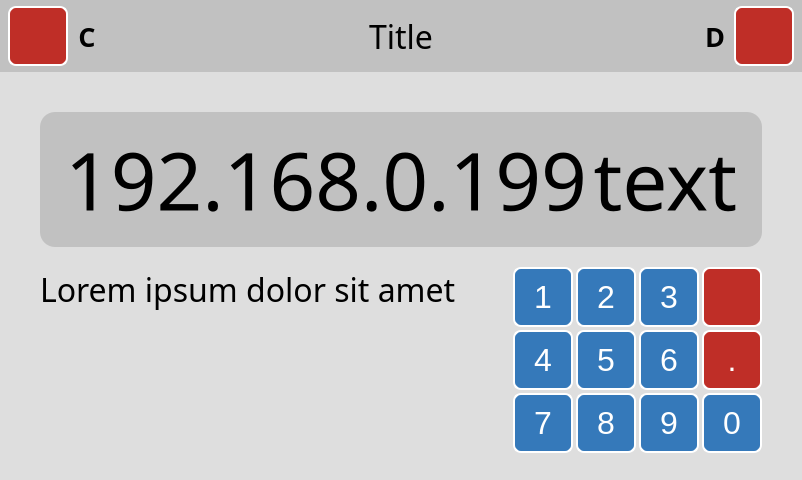
<?xml version="1.0" encoding="UTF-8"?>
<ui version="4.0">
 <class>Form</class>
 <widget class="QWidget" name="Form">
  <property name="geometry">
   <rect>
    <x>0</x>
    <y>0</y>
    <width>720</width>
    <height>480</height>
   </rect>
  </property>
  <property name="maximumSize">
   <size>
    <width>16777215</width>
    <height>16777215</height>
   </size>
  </property>
  <property name="windowTitle">
   <string>Form</string>
  </property>
  <property name="styleSheet">
   <string notr="true">background-color:#DEDEDE;</string>
  </property>
  <layout class="QHBoxLayout" name="horizontalLayout">
   <property name="spacing">
    <number>0</number>
   </property>
   <property name="leftMargin">
    <number>0</number>
   </property>
   <property name="topMargin">
    <number>0</number>
   </property>
   <property name="rightMargin">
    <number>0</number>
   </property>
   <property name="bottomMargin">
    <number>0</number>
   </property>
   <item>
    <widget class="QFrame" name="frame">
     <property name="sizePolicy">
      <sizepolicy hsizetype="Preferred" vsizetype="Preferred">
       <horstretch>1</horstretch>
       <verstretch>0</verstretch>
      </sizepolicy>
     </property>
     <property name="styleSheet">
      <string notr="true">QListView::item {margin: 4px; padding:5px; padding-left: 10px; background-color: white; border-radius: 6px }

QListView::item:selected {border-radius: 6px; color:black; background-color: #3579BA; margin: 4px; padding:5px; padding-left: 10px;  }

QListView{ background-color: transparent; outline: 0; }</string>
     </property>
     <property name="frameShape">
      <enum>QFrame::NoFrame</enum>
     </property>
     <property name="frameShadow">
      <enum>QFrame::Raised</enum>
     </property>
     <layout class="QVBoxLayout" name="verticalLayout">
      <property name="spacing">
       <number>0</number>
      </property>
      <property name="leftMargin">
       <number>0</number>
      </property>
      <property name="topMargin">
       <number>0</number>
      </property>
      <property name="rightMargin">
       <number>0</number>
      </property>
      <property name="bottomMargin">
       <number>0</number>
      </property>
      <item>
       <widget class="QFrame" name="frame_25">
        <property name="minimumSize">
         <size>
          <width>0</width>
          <height>72</height>
         </size>
        </property>
        <property name="maximumSize">
         <size>
          <width>16777215</width>
          <height>72</height>
         </size>
        </property>
        <property name="styleSheet">
         <string notr="true">background-color: #C1C1c1</string>
        </property>
        <property name="frameShape">
         <enum>QFrame::NoFrame</enum>
        </property>
        <property name="frameShadow">
         <enum>QFrame::Plain</enum>
        </property>
        <property name="lineWidth">
         <number>0</number>
        </property>
        <layout class="QHBoxLayout" name="horizontalLayout_14">
         <property name="spacing">
          <number>8</number>
         </property>
         <property name="leftMargin">
          <number>8</number>
         </property>
         <property name="topMargin">
          <number>0</number>
         </property>
         <property name="rightMargin">
          <number>8</number>
         </property>
         <property name="bottomMargin">
          <number>0</number>
         </property>
         <item>
          <widget class="QFrame" name="frame_btn_c_out">
           <property name="minimumSize">
            <size>
             <width>98</width>
             <height>0</height>
            </size>
           </property>
           <property name="maximumSize">
            <size>
             <width>98</width>
             <height>16777215</height>
            </size>
           </property>
           <property name="frameShape">
            <enum>QFrame::NoFrame</enum>
           </property>
           <property name="frameShadow">
            <enum>QFrame::Raised</enum>
           </property>
           <layout class="QHBoxLayout" name="horizontalLayout_13">
            <property name="spacing">
             <number>10</number>
            </property>
            <property name="leftMargin">
             <number>0</number>
            </property>
            <property name="topMargin">
             <number>0</number>
            </property>
            <property name="rightMargin">
             <number>0</number>
            </property>
            <property name="bottomMargin">
             <number>0</number>
            </property>
            <item>
             <widget class="QFrame" name="frame_btn_c">
              <property name="minimumSize">
               <size>
                <width>60</width>
                <height>60</height>
               </size>
              </property>
              <property name="maximumSize">
               <size>
                <width>60</width>
                <height>60</height>
               </size>
              </property>
              <property name="styleSheet">
               <string notr="true">background-color: #BF2E27;
color: white;
border: 2px solid white;
border-radius: 8px;</string>
              </property>
              <property name="frameShape">
               <enum>QFrame::StyledPanel</enum>
              </property>
              <property name="frameShadow">
               <enum>QFrame::Raised</enum>
              </property>
              <layout class="QGridLayout" name="gridLayout_13">
               <item row="1" column="1">
                <widget class="QLabel" name="icon_btn_c">
                 <property name="font">
                  <font>
                   <pointsize>24</pointsize>
                  </font>
                 </property>
                 <property name="styleSheet">
                  <string notr="true">border: None;</string>
                 </property>
                 <property name="text">
                  <string/>
                 </property>
                 <property name="pixmap">
                  <pixmap>../img/32/white/close-fill.svg</pixmap>
                 </property>
                 <property name="alignment">
                  <set>Qt::AlignCenter</set>
                 </property>
                </widget>
               </item>
              </layout>
             </widget>
            </item>
            <item>
             <widget class="QLabel" name="label_btn_c">
              <property name="minimumSize">
               <size>
                <width>18</width>
                <height>0</height>
               </size>
              </property>
              <property name="maximumSize">
               <size>
                <width>18</width>
                <height>16777215</height>
               </size>
              </property>
              <property name="font">
               <font>
                <family>Ubuntu Condensed</family>
                <pointsize>20</pointsize>
                <weight>75</weight>
                <bold>true</bold>
               </font>
              </property>
              <property name="styleSheet">
               <string notr="true">border: None;</string>
              </property>
              <property name="text">
               <string>C</string>
              </property>
              <property name="alignment">
               <set>Qt::AlignCenter</set>
              </property>
             </widget>
            </item>
            <item>
             <spacer name="horizontalSpacer">
              <property name="orientation">
               <enum>Qt::Horizontal</enum>
              </property>
              <property name="sizeHint" stdset="0">
               <size>
                <width>40</width>
                <height>20</height>
               </size>
              </property>
             </spacer>
            </item>
           </layout>
          </widget>
         </item>
         <item>
          <widget class="QFrame" name="spacer_c">
           <property name="minimumSize">
            <size>
             <width>98</width>
             <height>0</height>
            </size>
           </property>
           <property name="maximumSize">
            <size>
             <width>98</width>
             <height>16777215</height>
            </size>
           </property>
           <property name="frameShape">
            <enum>QFrame::NoFrame</enum>
           </property>
           <property name="frameShadow">
            <enum>QFrame::Raised</enum>
           </property>
          </widget>
         </item>
         <item>
          <spacer name="horizontalSpacer_22">
           <property name="orientation">
            <enum>Qt::Horizontal</enum>
           </property>
           <property name="sizeHint" stdset="0">
            <size>
             <width>40</width>
             <height>20</height>
            </size>
           </property>
          </spacer>
         </item>
         <item>
          <widget class="QLabel" name="label_title">
           <property name="font">
            <font>
             <family>Ubuntu Condensed</family>
             <pointsize>24</pointsize>
             <weight>50</weight>
             <italic>false</italic>
             <bold>false</bold>
            </font>
           </property>
           <property name="text">
            <string>Title</string>
           </property>
           <property name="indent">
            <number>0</number>
           </property>
          </widget>
         </item>
         <item>
          <spacer name="horizontalSpacer_21">
           <property name="orientation">
            <enum>Qt::Horizontal</enum>
           </property>
           <property name="sizeHint" stdset="0">
            <size>
             <width>40</width>
             <height>20</height>
            </size>
           </property>
          </spacer>
         </item>
         <item>
          <widget class="QFrame" name="spacer_d">
           <property name="minimumSize">
            <size>
             <width>98</width>
             <height>0</height>
            </size>
           </property>
           <property name="maximumSize">
            <size>
             <width>98</width>
             <height>16777215</height>
            </size>
           </property>
           <property name="frameShape">
            <enum>QFrame::NoFrame</enum>
           </property>
           <property name="frameShadow">
            <enum>QFrame::Raised</enum>
           </property>
          </widget>
         </item>
         <item>
          <widget class="QFrame" name="frame_btn_d_out">
           <property name="minimumSize">
            <size>
             <width>98</width>
             <height>0</height>
            </size>
           </property>
           <property name="maximumSize">
            <size>
             <width>98</width>
             <height>16777215</height>
            </size>
           </property>
           <property name="frameShape">
            <enum>QFrame::NoFrame</enum>
           </property>
           <property name="frameShadow">
            <enum>QFrame::Raised</enum>
           </property>
           <layout class="QHBoxLayout" name="horizontalLayout_11">
            <property name="spacing">
             <number>10</number>
            </property>
            <property name="leftMargin">
             <number>0</number>
            </property>
            <property name="topMargin">
             <number>0</number>
            </property>
            <property name="rightMargin">
             <number>0</number>
            </property>
            <property name="bottomMargin">
             <number>0</number>
            </property>
            <item>
             <spacer name="horizontalSpacer_2">
              <property name="orientation">
               <enum>Qt::Horizontal</enum>
              </property>
              <property name="sizeHint" stdset="0">
               <size>
                <width>40</width>
                <height>20</height>
               </size>
              </property>
             </spacer>
            </item>
            <item>
             <widget class="QLabel" name="label_btn_d">
              <property name="minimumSize">
               <size>
                <width>18</width>
                <height>0</height>
               </size>
              </property>
              <property name="maximumSize">
               <size>
                <width>18</width>
                <height>16777215</height>
               </size>
              </property>
              <property name="font">
               <font>
                <family>Ubuntu Condensed</family>
                <pointsize>20</pointsize>
                <weight>75</weight>
                <bold>true</bold>
               </font>
              </property>
              <property name="styleSheet">
               <string notr="true">border: None;</string>
              </property>
              <property name="text">
               <string>D</string>
              </property>
              <property name="alignment">
               <set>Qt::AlignCenter</set>
              </property>
             </widget>
            </item>
            <item>
             <widget class="QFrame" name="frame_btn_d">
              <property name="minimumSize">
               <size>
                <width>60</width>
                <height>60</height>
               </size>
              </property>
              <property name="maximumSize">
               <size>
                <width>60</width>
                <height>60</height>
               </size>
              </property>
              <property name="styleSheet">
               <string notr="true">background-color: #BF2E27;
color: white;
border: 2px solid white;
border-radius: 8px;</string>
              </property>
              <property name="frameShape">
               <enum>QFrame::StyledPanel</enum>
              </property>
              <property name="frameShadow">
               <enum>QFrame::Raised</enum>
              </property>
              <layout class="QGridLayout" name="gridLayout_12">
               <item row="1" column="1">
                <widget class="QLabel" name="icon_btn_d">
                 <property name="font">
                  <font>
                   <pointsize>24</pointsize>
                  </font>
                 </property>
                 <property name="styleSheet">
                  <string notr="true">border: None;</string>
                 </property>
                 <property name="text">
                  <string/>
                 </property>
                 <property name="pixmap">
                  <pixmap>../img/32/white/check-fill.svg</pixmap>
                 </property>
                 <property name="alignment">
                  <set>Qt::AlignCenter</set>
                 </property>
                </widget>
               </item>
              </layout>
             </widget>
            </item>
           </layout>
          </widget>
         </item>
        </layout>
       </widget>
      </item>
      <item>
       <widget class="QFrame" name="frame_5">
        <property name="frameShape">
         <enum>QFrame::NoFrame</enum>
        </property>
        <property name="frameShadow">
         <enum>QFrame::Raised</enum>
        </property>
        <layout class="QHBoxLayout" name="horizontalLayout_6">
         <property name="spacing">
          <number>0</number>
         </property>
         <property name="leftMargin">
          <number>0</number>
         </property>
         <property name="topMargin">
          <number>0</number>
         </property>
         <property name="rightMargin">
          <number>0</number>
         </property>
         <property name="bottomMargin">
          <number>0</number>
         </property>
         <item>
          <widget class="QFrame" name="frame_3">
           <property name="sizePolicy">
            <sizepolicy hsizetype="Preferred" vsizetype="Preferred">
             <horstretch>0</horstretch>
             <verstretch>1</verstretch>
            </sizepolicy>
           </property>
           <property name="frameShape">
            <enum>QFrame::NoFrame</enum>
           </property>
           <property name="frameShadow">
            <enum>QFrame::Raised</enum>
           </property>
           <layout class="QVBoxLayout" name="verticalLayout_3">
            <property name="spacing">
             <number>20</number>
            </property>
            <property name="leftMargin">
             <number>40</number>
            </property>
            <property name="topMargin">
             <number>40</number>
            </property>
            <property name="rightMargin">
             <number>40</number>
            </property>
            <property name="bottomMargin">
             <number>20</number>
            </property>
            <item>
             <widget class="QFrame" name="frame_main">
              <property name="sizePolicy">
               <sizepolicy hsizetype="Preferred" vsizetype="Preferred">
                <horstretch>0</horstretch>
                <verstretch>0</verstretch>
               </sizepolicy>
              </property>
              <property name="minimumSize">
               <size>
                <width>0</width>
                <height>135</height>
               </size>
              </property>
              <property name="styleSheet">
               <string notr="true">background-color: #C1C1C1;
border-radius:15px;</string>
              </property>
              <property name="frameShape">
               <enum>QFrame::NoFrame</enum>
              </property>
              <property name="frameShadow">
               <enum>QFrame::Raised</enum>
              </property>
              <layout class="QHBoxLayout" name="horizontalLayout_5">
               <property name="leftMargin">
                <number>25</number>
               </property>
               <property name="rightMargin">
                <number>25</number>
               </property>
               <item>
                <widget class="QLabel" name="label_value">
                 <property name="font">
                  <font>
                   <family>Ubuntu Condensed</family>
                   <pointsize>60</pointsize>
                   <weight>50</weight>
                   <italic>false</italic>
                   <bold>false</bold>
                  </font>
                 </property>
                 <property name="text">
                  <string>192.168.0.199</string>
                 </property>
                 <property name="indent">
                  <number>0</number>
                 </property>
                </widget>
               </item>
               <item>
                <widget class="QLabel" name="label_units">
                 <property name="font">
                  <font>
                   <family>Ubuntu Condensed</family>
                   <pointsize>60</pointsize>
                   <weight>50</weight>
                   <italic>false</italic>
                   <bold>false</bold>
                  </font>
                 </property>
                 <property name="text">
                  <string>text</string>
                 </property>
                 <property name="alignment">
                  <set>Qt::AlignRight|Qt::AlignTrailing|Qt::AlignVCenter</set>
                 </property>
                 <property name="indent">
                  <number>0</number>
                 </property>
                </widget>
               </item>
              </layout>
             </widget>
            </item>
            <item>
             <widget class="QFrame" name="frame_bottom">
              <property name="sizePolicy">
               <sizepolicy hsizetype="Preferred" vsizetype="Preferred">
                <horstretch>0</horstretch>
                <verstretch>1</verstretch>
               </sizepolicy>
              </property>
              <property name="minimumSize">
               <size>
                <width>0</width>
                <height>50</height>
               </size>
              </property>
              <property name="frameShape">
               <enum>QFrame::NoFrame</enum>
              </property>
              <property name="frameShadow">
               <enum>QFrame::Raised</enum>
              </property>
              <layout class="QHBoxLayout" name="horizontalLayout_7">
               <property name="spacing">
                <number>20</number>
               </property>
               <property name="leftMargin">
                <number>0</number>
               </property>
               <property name="topMargin">
                <number>0</number>
               </property>
               <property name="rightMargin">
                <number>0</number>
               </property>
               <property name="bottomMargin">
                <number>0</number>
               </property>
               <item>
                <widget class="QLabel" name="label_text">
                 <property name="sizePolicy">
                  <sizepolicy hsizetype="Preferred" vsizetype="Preferred">
                   <horstretch>1</horstretch>
                   <verstretch>0</verstretch>
                  </sizepolicy>
                 </property>
                 <property name="font">
                  <font>
                   <family>Ubuntu Condensed</family>
                   <pointsize>24</pointsize>
                   <weight>50</weight>
                   <italic>false</italic>
                   <bold>false</bold>
                  </font>
                 </property>
                 <property name="text">
                  <string>Lorem ipsum dolor sit amet</string>
                 </property>
                 <property name="alignment">
                  <set>Qt::AlignLeading|Qt::AlignLeft|Qt::AlignTop</set>
                 </property>
                 <property name="indent">
                  <number>0</number>
                 </property>
                </widget>
               </item>
               <item>
                <widget class="QFrame" name="frame_keypad">
                 <property name="sizePolicy">
                  <sizepolicy hsizetype="Preferred" vsizetype="Preferred">
                   <horstretch>0</horstretch>
                   <verstretch>0</verstretch>
                  </sizepolicy>
                 </property>
                 <property name="minimumSize">
                  <size>
                   <width>0</width>
                   <height>0</height>
                  </size>
                 </property>
                 <property name="maximumSize">
                  <size>
                   <width>16777215</width>
                   <height>16777215</height>
                  </size>
                 </property>
                 <property name="frameShape">
                  <enum>QFrame::NoFrame</enum>
                 </property>
                 <property name="frameShadow">
                  <enum>QFrame::Raised</enum>
                 </property>
                 <layout class="QGridLayout" name="gridLayout_3">
                  <property name="leftMargin">
                   <number>0</number>
                  </property>
                  <property name="topMargin">
                   <number>0</number>
                  </property>
                  <property name="rightMargin">
                   <number>0</number>
                  </property>
                  <property name="bottomMargin">
                   <number>0</number>
                  </property>
                  <property name="spacing">
                   <number>3</number>
                  </property>
                  <item row="1" column="3">
                   <widget class="QFrame" name="frame_btn_6">
                    <property name="minimumSize">
                     <size>
                      <width>60</width>
                      <height>60</height>
                     </size>
                    </property>
                    <property name="maximumSize">
                     <size>
                      <width>60</width>
                      <height>60</height>
                     </size>
                    </property>
                    <property name="styleSheet">
                     <string notr="true">background-color: #3579BA;
color: white;
border: 2px solid white;
border-radius: 8px;</string>
                    </property>
                    <property name="frameShape">
                     <enum>QFrame::StyledPanel</enum>
                    </property>
                    <property name="frameShadow">
                     <enum>QFrame::Raised</enum>
                    </property>
                    <layout class="QGridLayout" name="gridLayout_24">
                     <item row="1" column="1">
                      <widget class="QLabel" name="icon_btn_6">
                       <property name="font">
                        <font>
                         <family>Ubuntu</family>
                         <pointsize>24</pointsize>
                        </font>
                       </property>
                       <property name="styleSheet">
                        <string notr="true">border: None;</string>
                       </property>
                       <property name="text">
                        <string>6</string>
                       </property>
                       <property name="alignment">
                        <set>Qt::AlignCenter</set>
                       </property>
                      </widget>
                     </item>
                    </layout>
                   </widget>
                  </item>
                  <item row="1" column="2">
                   <widget class="QFrame" name="frame_btn_5">
                    <property name="minimumSize">
                     <size>
                      <width>60</width>
                      <height>60</height>
                     </size>
                    </property>
                    <property name="maximumSize">
                     <size>
                      <width>60</width>
                      <height>60</height>
                     </size>
                    </property>
                    <property name="styleSheet">
                     <string notr="true">background-color: #3579BA;
color: white;
border: 2px solid white;
border-radius: 8px;</string>
                    </property>
                    <property name="frameShape">
                     <enum>QFrame::StyledPanel</enum>
                    </property>
                    <property name="frameShadow">
                     <enum>QFrame::Raised</enum>
                    </property>
                    <layout class="QGridLayout" name="gridLayout_15">
                     <item row="1" column="1">
                      <widget class="QLabel" name="icon_btn_5">
                       <property name="font">
                        <font>
                         <family>Ubuntu</family>
                         <pointsize>24</pointsize>
                        </font>
                       </property>
                       <property name="styleSheet">
                        <string notr="true">border: None;</string>
                       </property>
                       <property name="text">
                        <string>5</string>
                       </property>
                       <property name="alignment">
                        <set>Qt::AlignCenter</set>
                       </property>
                      </widget>
                     </item>
                    </layout>
                   </widget>
                  </item>
                  <item row="0" column="3">
                   <widget class="QFrame" name="frame_btn_3">
                    <property name="minimumSize">
                     <size>
                      <width>60</width>
                      <height>60</height>
                     </size>
                    </property>
                    <property name="maximumSize">
                     <size>
                      <width>60</width>
                      <height>60</height>
                     </size>
                    </property>
                    <property name="styleSheet">
                     <string notr="true">background-color: #3579BA;
color: white;
border: 2px solid white;
border-radius: 8px;</string>
                    </property>
                    <property name="frameShape">
                     <enum>QFrame::StyledPanel</enum>
                    </property>
                    <property name="frameShadow">
                     <enum>QFrame::Raised</enum>
                    </property>
                    <layout class="QGridLayout" name="gridLayout_27">
                     <item row="1" column="1">
                      <widget class="QLabel" name="icon_btn_3">
                       <property name="font">
                        <font>
                         <family>Ubuntu</family>
                         <pointsize>24</pointsize>
                        </font>
                       </property>
                       <property name="styleSheet">
                        <string notr="true">border: None;</string>
                       </property>
                       <property name="text">
                        <string>3</string>
                       </property>
                       <property name="alignment">
                        <set>Qt::AlignCenter</set>
                       </property>
                      </widget>
                     </item>
                    </layout>
                   </widget>
                  </item>
                  <item row="2" column="4">
                   <widget class="QFrame" name="frame_btn_0">
                    <property name="minimumSize">
                     <size>
                      <width>60</width>
                      <height>60</height>
                     </size>
                    </property>
                    <property name="maximumSize">
                     <size>
                      <width>60</width>
                      <height>60</height>
                     </size>
                    </property>
                    <property name="styleSheet">
                     <string notr="true">background-color: #3579BA;
color: white;
border: 2px solid white;
border-radius: 8px;</string>
                    </property>
                    <property name="frameShape">
                     <enum>QFrame::StyledPanel</enum>
                    </property>
                    <property name="frameShadow">
                     <enum>QFrame::Raised</enum>
                    </property>
                    <layout class="QGridLayout" name="gridLayout_29">
                     <item row="1" column="1">
                      <widget class="QLabel" name="icon_btn_0">
                       <property name="font">
                        <font>
                         <family>Ubuntu</family>
                         <pointsize>24</pointsize>
                        </font>
                       </property>
                       <property name="styleSheet">
                        <string notr="true">border: None;</string>
                       </property>
                       <property name="text">
                        <string>0</string>
                       </property>
                       <property name="alignment">
                        <set>Qt::AlignCenter</set>
                       </property>
                      </widget>
                     </item>
                    </layout>
                   </widget>
                  </item>
                  <item row="1" column="1">
                   <widget class="QFrame" name="frame_btn_4">
                    <property name="minimumSize">
                     <size>
                      <width>60</width>
                      <height>60</height>
                     </size>
                    </property>
                    <property name="maximumSize">
                     <size>
                      <width>60</width>
                      <height>60</height>
                     </size>
                    </property>
                    <property name="styleSheet">
                     <string notr="true">background-color: #3579BA;
color: white;
border: 2px solid white;
border-radius: 8px;</string>
                    </property>
                    <property name="frameShape">
                     <enum>QFrame::StyledPanel</enum>
                    </property>
                    <property name="frameShadow">
                     <enum>QFrame::Raised</enum>
                    </property>
                    <layout class="QGridLayout" name="gridLayout_14">
                     <item row="1" column="1">
                      <widget class="QLabel" name="icon_btn_4">
                       <property name="font">
                        <font>
                         <family>Ubuntu</family>
                         <pointsize>24</pointsize>
                        </font>
                       </property>
                       <property name="styleSheet">
                        <string notr="true">border: None;</string>
                       </property>
                       <property name="text">
                        <string>4</string>
                       </property>
                       <property name="alignment">
                        <set>Qt::AlignCenter</set>
                       </property>
                      </widget>
                     </item>
                    </layout>
                   </widget>
                  </item>
                  <item row="0" column="1">
                   <widget class="QFrame" name="frame_btn_1">
                    <property name="minimumSize">
                     <size>
                      <width>60</width>
                      <height>60</height>
                     </size>
                    </property>
                    <property name="maximumSize">
                     <size>
                      <width>60</width>
                      <height>60</height>
                     </size>
                    </property>
                    <property name="styleSheet">
                     <string notr="true">background-color: #3579BA;
color: white;
border: 2px solid white;
border-radius: 8px;</string>
                    </property>
                    <property name="frameShape">
                     <enum>QFrame::StyledPanel</enum>
                    </property>
                    <property name="frameShadow">
                     <enum>QFrame::Raised</enum>
                    </property>
                    <layout class="QGridLayout" name="gridLayout_28">
                     <item row="1" column="1">
                      <widget class="QLabel" name="icon_btn_1">
                       <property name="font">
                        <font>
                         <family>Ubuntu</family>
                         <pointsize>24</pointsize>
                        </font>
                       </property>
                       <property name="styleSheet">
                        <string notr="true">border: None;</string>
                       </property>
                       <property name="text">
                        <string>1</string>
                       </property>
                       <property name="alignment">
                        <set>Qt::AlignCenter</set>
                       </property>
                      </widget>
                     </item>
                    </layout>
                   </widget>
                  </item>
                  <item row="2" column="2">
                   <widget class="QFrame" name="frame_btn_8">
                    <property name="minimumSize">
                     <size>
                      <width>60</width>
                      <height>60</height>
                     </size>
                    </property>
                    <property name="maximumSize">
                     <size>
                      <width>60</width>
                      <height>60</height>
                     </size>
                    </property>
                    <property name="styleSheet">
                     <string notr="true">background-color: #3579BA;
color: white;
border: 2px solid white;
border-radius: 8px;</string>
                    </property>
                    <property name="frameShape">
                     <enum>QFrame::StyledPanel</enum>
                    </property>
                    <property name="frameShadow">
                     <enum>QFrame::Raised</enum>
                    </property>
                    <layout class="QGridLayout" name="gridLayout_20">
                     <item row="1" column="1">
                      <widget class="QLabel" name="icon_btn_8">
                       <property name="font">
                        <font>
                         <family>Ubuntu</family>
                         <pointsize>24</pointsize>
                        </font>
                       </property>
                       <property name="styleSheet">
                        <string notr="true">border: None;</string>
                       </property>
                       <property name="text">
                        <string>8</string>
                       </property>
                       <property name="alignment">
                        <set>Qt::AlignCenter</set>
                       </property>
                      </widget>
                     </item>
                    </layout>
                   </widget>
                  </item>
                  <item row="2" column="1">
                   <widget class="QFrame" name="frame_btn_7">
                    <property name="minimumSize">
                     <size>
                      <width>60</width>
                      <height>60</height>
                     </size>
                    </property>
                    <property name="maximumSize">
                     <size>
                      <width>60</width>
                      <height>60</height>
                     </size>
                    </property>
                    <property name="styleSheet">
                     <string notr="true">background-color: #3579BA;
color: white;
border: 2px solid white;
border-radius: 8px;</string>
                    </property>
                    <property name="frameShape">
                     <enum>QFrame::StyledPanel</enum>
                    </property>
                    <property name="frameShadow">
                     <enum>QFrame::Raised</enum>
                    </property>
                    <layout class="QGridLayout" name="gridLayout_23">
                     <item row="1" column="1">
                      <widget class="QLabel" name="icon_btn_7">
                       <property name="font">
                        <font>
                         <family>Ubuntu</family>
                         <pointsize>24</pointsize>
                        </font>
                       </property>
                       <property name="styleSheet">
                        <string notr="true">border: None;</string>
                       </property>
                       <property name="text">
                        <string>7</string>
                       </property>
                       <property name="alignment">
                        <set>Qt::AlignCenter</set>
                       </property>
                      </widget>
                     </item>
                    </layout>
                   </widget>
                  </item>
                  <item row="0" column="4">
                   <widget class="QFrame" name="frame_btn_p">
                    <property name="minimumSize">
                     <size>
                      <width>60</width>
                      <height>60</height>
                     </size>
                    </property>
                    <property name="maximumSize">
                     <size>
                      <width>60</width>
                      <height>60</height>
                     </size>
                    </property>
                    <property name="styleSheet">
                     <string notr="true">background-color: #BF2E27;
color: white;
border: 2px solid white;
border-radius: 8px;</string>
                    </property>
                    <property name="frameShape">
                     <enum>QFrame::StyledPanel</enum>
                    </property>
                    <property name="frameShadow">
                     <enum>QFrame::Raised</enum>
                    </property>
                    <layout class="QGridLayout" name="gridLayout_47">
                     <item row="1" column="1">
                      <widget class="QLabel" name="icon_btn_p">
                       <property name="font">
                        <font>
                         <pointsize>24</pointsize>
                        </font>
                       </property>
                       <property name="styleSheet">
                        <string notr="true">border: None;</string>
                       </property>
                       <property name="text">
                        <string/>
                       </property>
                       <property name="pixmap">
                        <pixmap>../img/32/white/delete-back-2-fill.svg</pixmap>
                       </property>
                       <property name="alignment">
                        <set>Qt::AlignCenter</set>
                       </property>
                      </widget>
                     </item>
                    </layout>
                   </widget>
                  </item>
                  <item row="1" column="4">
                   <widget class="QFrame" name="frame_btn_m">
                    <property name="minimumSize">
                     <size>
                      <width>60</width>
                      <height>60</height>
                     </size>
                    </property>
                    <property name="maximumSize">
                     <size>
                      <width>60</width>
                      <height>60</height>
                     </size>
                    </property>
                    <property name="styleSheet">
                     <string notr="true">background-color: #BF2E27;
color: white;
border: 2px solid white;
border-radius: 8px;</string>
                    </property>
                    <property name="frameShape">
                     <enum>QFrame::StyledPanel</enum>
                    </property>
                    <property name="frameShadow">
                     <enum>QFrame::Raised</enum>
                    </property>
                    <layout class="QGridLayout" name="gridLayout_30">
                     <item row="1" column="1">
                      <widget class="QLabel" name="icon_btn_m">
                       <property name="font">
                        <font>
                         <family>Ubuntu</family>
                         <pointsize>24</pointsize>
                        </font>
                       </property>
                       <property name="styleSheet">
                        <string notr="true">border: None;</string>
                       </property>
                       <property name="text">
                        <string>.</string>
                       </property>
                       <property name="alignment">
                        <set>Qt::AlignCenter</set>
                       </property>
                      </widget>
                     </item>
                    </layout>
                   </widget>
                  </item>
                  <item row="2" column="3">
                   <widget class="QFrame" name="frame_btn_9">
                    <property name="minimumSize">
                     <size>
                      <width>60</width>
                      <height>60</height>
                     </size>
                    </property>
                    <property name="maximumSize">
                     <size>
                      <width>60</width>
                      <height>60</height>
                     </size>
                    </property>
                    <property name="styleSheet">
                     <string notr="true">background-color: #3579BA;
color: white;
border: 2px solid white;
border-radius: 8px;</string>
                    </property>
                    <property name="frameShape">
                     <enum>QFrame::StyledPanel</enum>
                    </property>
                    <property name="frameShadow">
                     <enum>QFrame::Raised</enum>
                    </property>
                    <layout class="QGridLayout" name="gridLayout_25">
                     <item row="1" column="1">
                      <widget class="QLabel" name="icon_btn_9">
                       <property name="font">
                        <font>
                         <family>Ubuntu</family>
                         <pointsize>24</pointsize>
                        </font>
                       </property>
                       <property name="styleSheet">
                        <string notr="true">border: None;</string>
                       </property>
                       <property name="text">
                        <string>9</string>
                       </property>
                       <property name="alignment">
                        <set>Qt::AlignCenter</set>
                       </property>
                      </widget>
                     </item>
                    </layout>
                   </widget>
                  </item>
                  <item row="0" column="2">
                   <widget class="QFrame" name="frame_btn_2">
                    <property name="minimumSize">
                     <size>
                      <width>60</width>
                      <height>60</height>
                     </size>
                    </property>
                    <property name="maximumSize">
                     <size>
                      <width>60</width>
                      <height>60</height>
                     </size>
                    </property>
                    <property name="styleSheet">
                     <string notr="true">background-color: #3579BA;
color: white;
border: 2px solid white;
border-radius: 8px;</string>
                    </property>
                    <property name="frameShape">
                     <enum>QFrame::StyledPanel</enum>
                    </property>
                    <property name="frameShadow">
                     <enum>QFrame::Raised</enum>
                    </property>
                    <layout class="QGridLayout" name="gridLayout_26">
                     <item row="1" column="1">
                      <widget class="QLabel" name="icon_btn_2">
                       <property name="font">
                        <font>
                         <family>Ubuntu</family>
                         <pointsize>24</pointsize>
                        </font>
                       </property>
                       <property name="styleSheet">
                        <string notr="true">border: None;</string>
                       </property>
                       <property name="text">
                        <string>2</string>
                       </property>
                       <property name="alignment">
                        <set>Qt::AlignCenter</set>
                       </property>
                      </widget>
                     </item>
                    </layout>
                   </widget>
                  </item>
                  <item row="3" column="2">
                   <spacer name="verticalSpacer">
                    <property name="orientation">
                     <enum>Qt::Vertical</enum>
                    </property>
                    <property name="sizeHint" stdset="0">
                     <size>
                      <width>20</width>
                      <height>40</height>
                     </size>
                    </property>
                   </spacer>
                  </item>
                 </layout>
                </widget>
               </item>
              </layout>
             </widget>
            </item>
           </layout>
          </widget>
         </item>
        </layout>
       </widget>
      </item>
     </layout>
    </widget>
   </item>
  </layout>
 </widget>
 <resources/>
 <connections/>
</ui>
